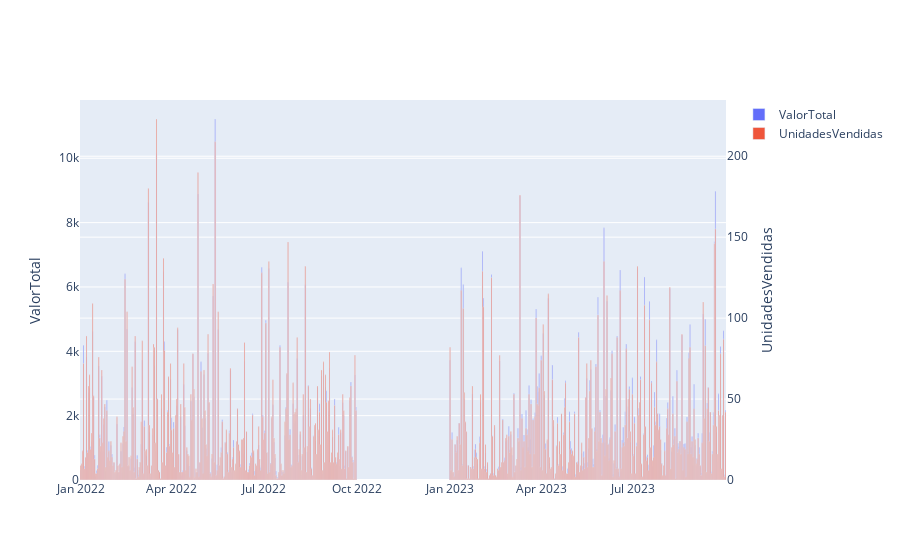

Notebook source saved alongside this figure:
### Markdown cell above
##### Primeira parte da análise:
- análise descritiva da base de Transações
- agregação Ano e Mês
- KPI Ticket Médio
###### nesta primeira parte da análise é possível verificar que:
- a base apenas possui dados para 01-2022 até 09-2022 e depois 01-2023 até 09-2023 faltando o último trimestre dos dois anos; época de Natal!
- as vendas de 2023 apenas se recuperaram no terceiro trimestre
- o ano de 2023 teve menos promoções e menos Unidades vendidas em relação a 2022, porém obteve um Valor Total maior indicando que houve um Ticket Médio maior em 2023 em relação a 2022
- o Ticket Médio de 2023 foi sempre maior que 2022 no agregado mês a mês

### Code cell
import plotly.graph_objects as go

# Agrupando os dados por data
grouped = df_t.groupby('Data').sum()

# Criando o gráfico de barras para 'ValorTotal'
bar1 = go.Bar(x=grouped.index, y=grouped['ValorTotal'], name='ValorTotal')

# Criando outro gráfico de barras para 'UnidadesVendidas'
bar2 = go.Bar(x=grouped.index, y=grouped['UnidadesVendidas'], name='UnidadesVendidas', yaxis='y2')

# Criando a figura e adicionando os gráficos
fig = go.Figure(data=[bar1, bar2])

# Configurando os eixos
fig.update_layout(
    yaxis=dict(title='ValorTotal'),
    yaxis2=dict(title='UnidadesVendidas', overlaying='y', side='right')
)

fig.show()

### Figure 1 — Plotly figure (JSON) as saved in the notebook; plotly's stock layout.template omitted (floating-point values rounded to 4 significant figures; data arrays with more than 128 entries replaced by an {"elided": "..."} marker saying what was removed)
{"data": [{"name": "ValorTotal", "type": "bar", "x": {"elided": "546 str values"}, "y": {"elided": "546 float values"}}, {"name": "UnidadesVendidas", "type": "bar", "x": {"elided": "546 str values"}, "y": {"elided": "546 int values"}, "yaxis": "y2"}], "layout": {"yaxis": {"title": {"text": "ValorTotal"}}, "yaxis2": {"overlaying": "y", "side": "right", "title": {"text": "UnidadesVendidas"}}}}
